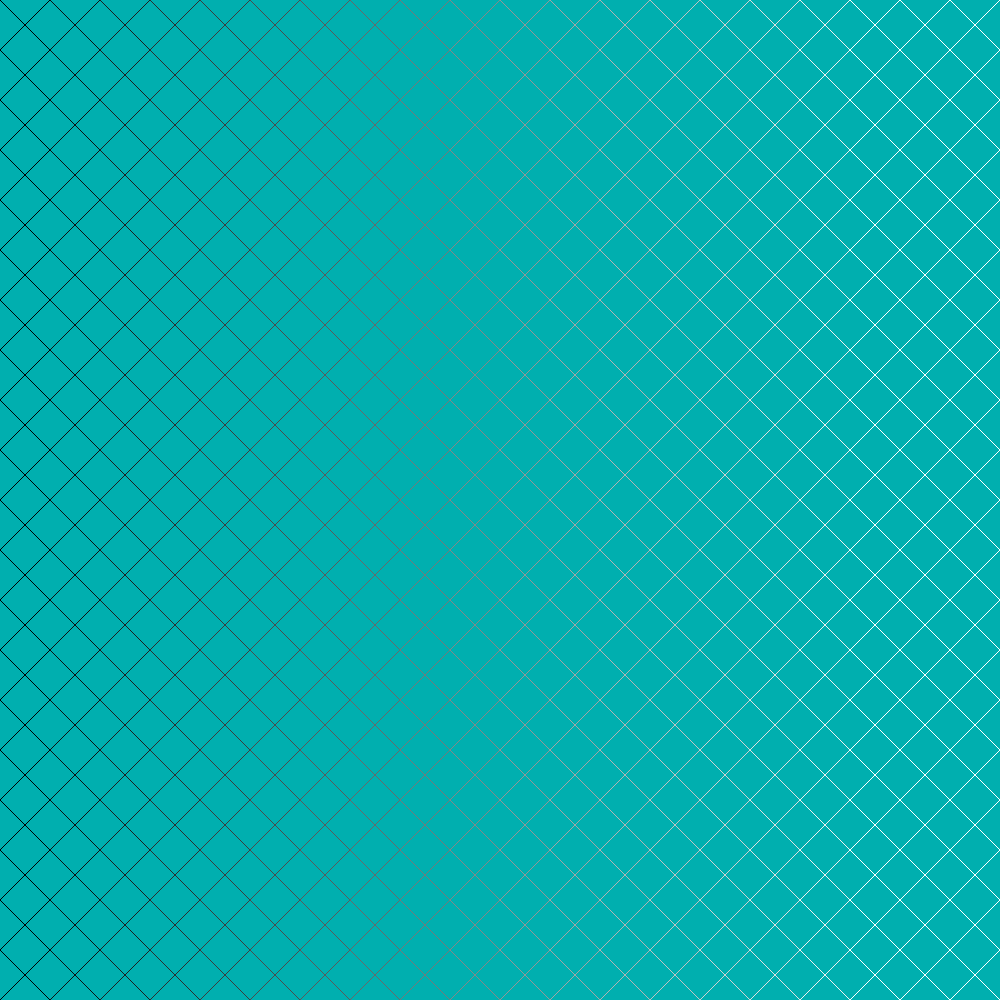
Frame 1 (no input)
Frame 60 (no input): identical to frame 1, image omitted
Frame 120 (the mouse pressed at the canvas centre since frame 60): identical to frame 1, image omitted

The p5.js sketch that drew this single still picture (run headless with seeded random() and noise() and a simulated clock; from frame 60 on, the mouse is pressed at the canvas centre):

// p5.js sketch
// ── sketch.js
function setup (){
    createCanvas(1000, 1000);
    
    background(0, 175, 175);


    for (var i = 0; i < 1000; i = i + 50){
        for (var n = 0; n < 1000; n = n + 50){
        
        stroke(i*.3);
        line(i, n, i+50, n+50);
        line(i, n+50, i+50, n);
    } }
}

function draw() {
    

}
